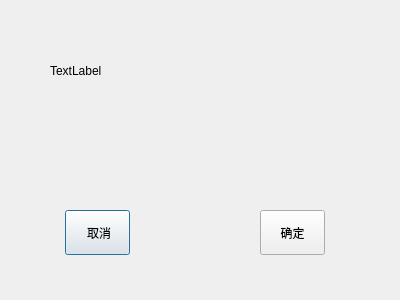
<?xml version="1.0" encoding="UTF-8"?>
<ui version="4.0">
 <class>CommonDialog</class>
 <widget class="QDialog" name="CommonDialog">
  <property name="geometry">
   <rect>
    <x>0</x>
    <y>0</y>
    <width>400</width>
    <height>300</height>
   </rect>
  </property>
  <property name="windowTitle">
   <string>Dialog</string>
  </property>
  <widget class="QLabel" name="display_text_label">
   <property name="geometry">
    <rect>
     <x>50</x>
     <y>60</y>
     <width>291</width>
     <height>21</height>
    </rect>
   </property>
   <property name="text">
    <string>TextLabel</string>
   </property>
  </widget>
  <widget class="QPushButton" name="cancel_button">
   <property name="geometry">
    <rect>
     <x>65</x>
     <y>210</y>
     <width>65</width>
     <height>45</height>
    </rect>
   </property>
   <property name="text">
    <string> 取消</string>
   </property>
  </widget>
  <widget class="QPushButton" name="ok_button">
   <property name="geometry">
    <rect>
     <x>260</x>
     <y>210</y>
     <width>65</width>
     <height>45</height>
    </rect>
   </property>
   <property name="text">
    <string>确定</string>
   </property>
  </widget>
 </widget>
 <resources/>
 <connections/>
</ui>
